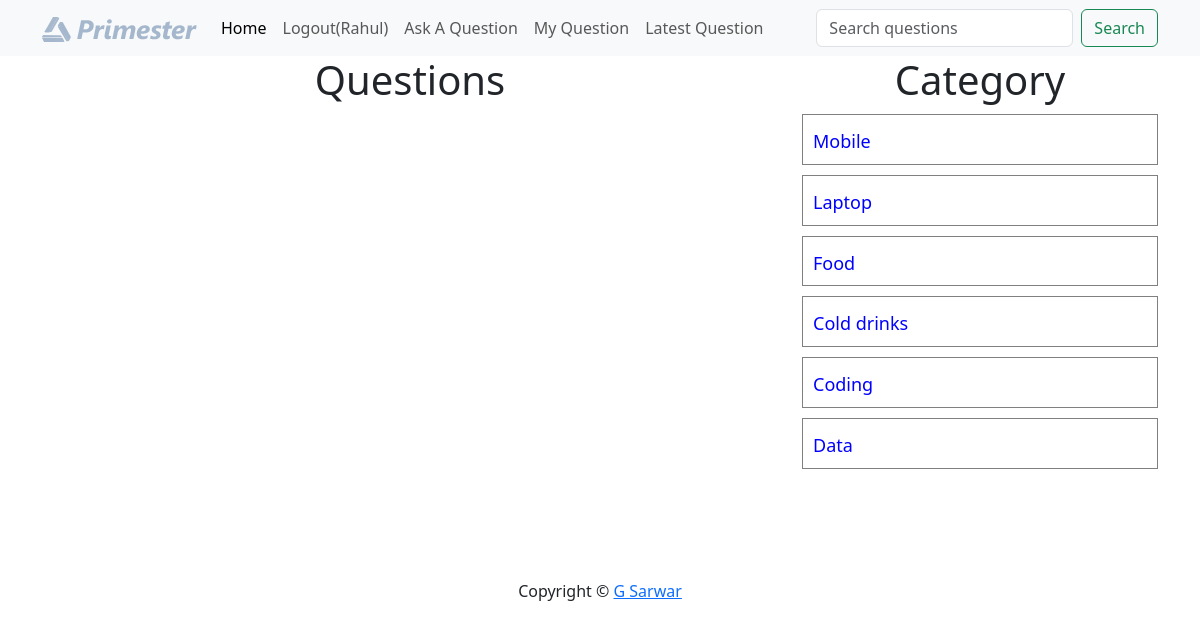
Screenshot of /?c-id=1 (signed in) with the database file from the repository.
### tables this page shows
CREATE TABLE `category` (
  `id` int(30) NOT NULL,
  `name` varchar(100) NOT NULL
);

### client/categorylist.php (the view)
<div>
    <h1 class="heading">Category</h1>
    <?php
        include("./common/db.php");
        $query = "select * from category";
        $result = $conn->query($query);
        foreach($result as $row){
            $name =  ucfirst($row['name']);
            $id = $row['id'];
            echo "<div class='row question-list'>
                <h4><a href='?c-id=$id'>{$name}</a></h4>
            </div>";
        }
    ?>
</div>

### public/style.css (style rules this page uses)
.heading { text-align: center; }
.question-list { border: 1px solid gray; margin: 10px 0; padding: 10px 10px; }
.question-list h4 { margin: 0; padding: 0; }
.question-list a { text-decoration: none; font-size: 18px; color: blue; }

### rows the page displays
category: name "Mobile"
category: name "Laptop"
category: name "Food"
category: name "Cold drinks"
category: name "Coding"
category: name "Data"

### other values shown
$_SESSION["user"]["username"] "Rahul"
